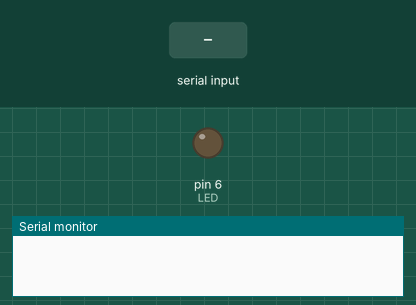
Simulated run of this sketch. Board: Arduino Uno, built with avr-gcc and run on an emulated ATmega328P. On the bench: output pins drawn as LEDs (lit = HIGH), the last lines printed to the serial monitor. Dashed ring = blinking. The inputs (shaded band) are chosen by the test bench.

Above: at 1.2 s.
1.3 s: "90,45\n" received over Serial
At 1.4 s:
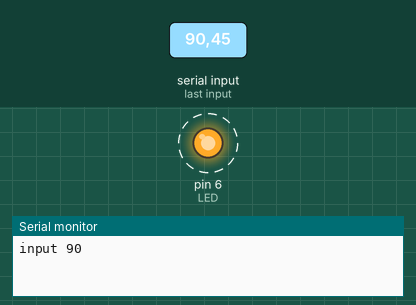
Timing chart, 0 to 10.3 s (numbered marks = the images above; inputs shaded):
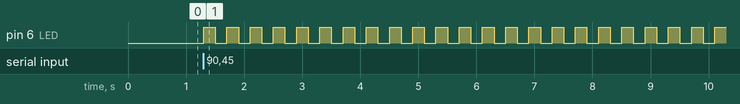

Measured:
- after the input at 1.3 s, pin 6 (LED): alternates HIGH for 0.20 s and LOW for 0.20 s, starting at once

The sketch:

_2.1_Light_Blink.ino
```cpp
int LED = 6 ;
int val ;

void setup() {
  Serial.begin(9600) ;
  pinMode(LED, OUTPUT) ;
}

void loop() {
  if(Serial.available() > 0 ) {
    val = Serial.parseFloat() ;

    Serial.print("input ") ;
    Serial.println(val) ;

    for (int i=1; i<= val; i++) {
      analogWrite(LED,255) ;
      delay(200) ;
      analogWrite(LED,0) ;
      delay(200) ;
      Serial.println(i) ;

    }

  }
}
```
